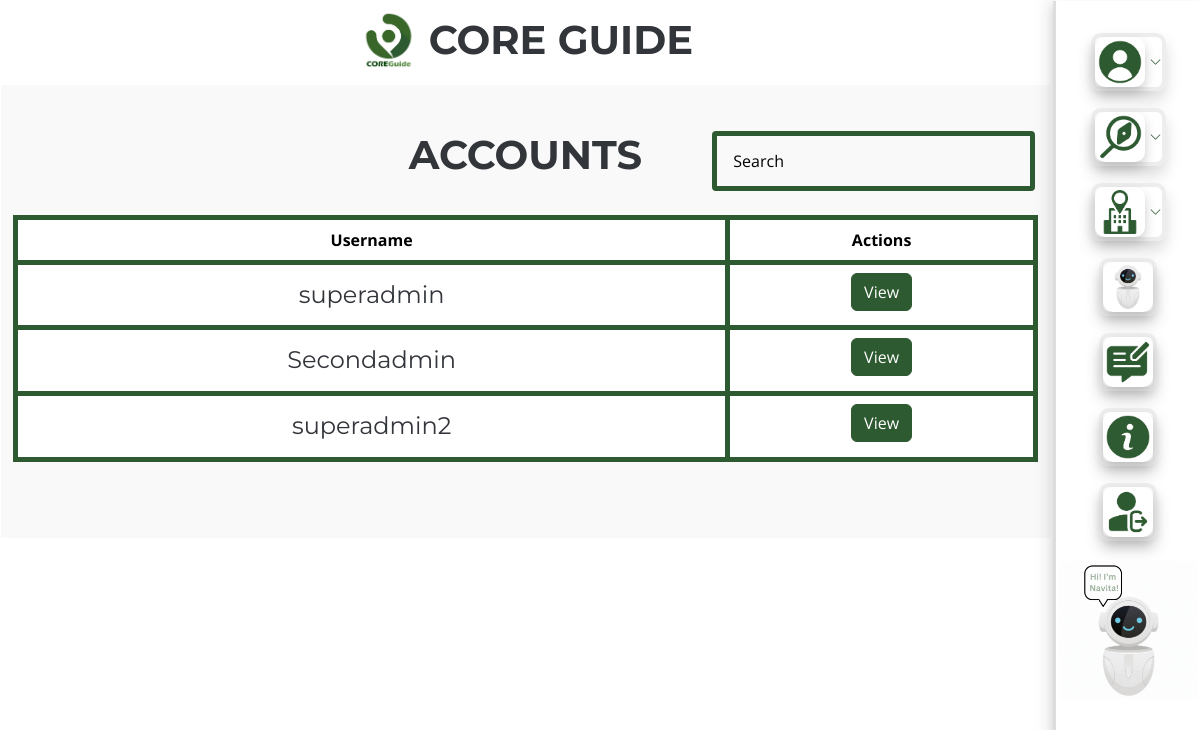
Screenshot of /superadmin/accounts.php (signed in) with the database file from the repository.
### tables this page shows
CREATE TABLE `users` (
  `user_id` int(11) NOT NULL,
  `name` varchar(100) NOT NULL,
  `username` varchar(50) NOT NULL,
  `password` varchar(255) NOT NULL,
  `type` enum('Superadmin','admin') NOT NULL,
  `isActive` tinyint(1) DEFAULT 1,
  `date_created` timestamp NOT NULL DEFAULT current_timestamp(),
  `date_modified` timestamp NOT NULL DEFAULT current_timestamp() ON UPDATE current_timestamp(),
  `profile_pic` varchar(255) DEFAULT NULL,
  `user_status` varchar(20) NOT NULL
);

### superadmin/accounts.php (the view, shortened to what this page needs)
<?php
require('../include/dbconnect.php');
$user_type = $_SESSION["type"];
    $user_id_checker = $_SESSION['user_id'];
    $sql = "SELECT user_id, name, username FROM users WHERE user_id != $user_id_checker";
    $result = $conn->query($sql);
?>
<!DOCTYPE html>
<html lang="en">
<head>
  <link href="../assets/vendor/bootstrap/css/bootstrap.min.css" rel="stylesheet">
  <link href="../assets/vendor/bootstrap-icons/bootstrap-icons.css" rel="stylesheet">
  <link href="../assets/vendor/aos/aos.css" rel="stylesheet">
  <link href="../assets/vendor/glightbox/css/glightbox.min.css" rel="stylesheet">
  <link href="../assets/vendor/swiper/swiper-bundle.min.css" rel="stylesheet">
  <link href="../assets/css/main.css" rel="stylesheet">
  <link href="../assets/css/custom.css" rel="stylesheet">
  <link href="../assets/css/lightgallery.css" rel="stylesheet" />
</head>
<body class="index-page">
  <?php
    include 'include/navbar.php';
  ?>
  <main class="main">
    <div class="mt-2">
      <h1 class="text-center">
      <img src="../assets/img/core/coreguide-logo.png" alt="Core Guide Logo" class="mb-2" width="60">
          <b>
            <span class="pt-3">
              CORE GUIDE
            </span>
          </b>
      </h1>
    </div>
    <section class="services section light-background">
      <div class="container" data-aos="fade-up">
        <div class="row pt-3">
            <div class="col-md-4">
            </div>
            <div class="col-md-4 text-center">
                <h1>
                  <b>
                  ACCOUNTS
                  </b>
                </h1>
            </div>
            <div class="col-md-4">
                <form method="GET" action="accounts.php">
                    <div class="search-input">
                        <input class="form-control" type="text" id="searchInput" placeholder="Search" aria-label="Search" onkeyup="filterTable()" style="width: 99%;">
                    </div>
                </form>
            </div>
          </div>
    <?php
if ($result->num_rows > 0) {
  echo '<table class="table table-bordered border-success mt-4 text-center" id="accountTable">
          <thead>
              <tr>
                  <th scope="col">Username</th>
                  <th scope="col">Actions</th>
              </tr>
          </thead>
          <tbody>';
  while($row = $result->fetch_assoc()) {
    echo '<tr>
            <th><h4 class="mt-2">' . $row["username"] . '</h4></th>
            <td class="pt-2">';
    echo '<button type="button" class="btn btn-success" data-bs-toggle="modal" data-bs-target="#editModal'. $row['user_id'] .'">';
    echo ($user_type == 'Superadmin') ? 'Edit' : 'View';
    echo '</button>';
    echo '</td></tr>';
          }
          echo '</tbody></table>';
      } else {
          echo "No users found.";
      }
      ?>
        </div>
    </section>
  </main>
</body>
</html>

### assets/css/main.css (style rules this page uses)
:root { --default-font: "Open Sans", system-ui, -apple-system, "Segoe UI", Roboto, "Helvetica Neue", Arial, "Noto Sans", "Liberation Sans", sans-serif, "Apple Color Emoji", "Segoe UI Emoji", "Segoe UI Symbol", "Noto Color Emoji"; --heading-font: "Montserrat", sans-serif; --nav-font: "Poppins", sans-serif; }
:root { --background-color: #ffffff; --default-color: #212529; --heading-color: #32353a; --accent-color: #2e5a31; --surface-color: #ffffff; --contrast-color: #ffffff; }
:root { --nav-color: #3a3939; --nav-hover-color: #2e5a31; --nav-mobile-background-color: #ffffff; --nav-dropdown-background-color: #ffffff; --nav-dropdown-color: #3a3939; --nav-dropdown-hover-color: #2e5a31; }
.light-background { --background-color: #f9f9f9; --surface-color: #ffffff; }
:root { scroll-behavior: smooth; }
body { color: var(--default-color); background-color: var(--background-color); font-family: var(--default-font); }
h1, h2, h3, h4, h5, h6 { color: var(--heading-color); font-family: var(--heading-font); }
section, .section { color: var(--default-color); background-color: var(--background-color); padding: 30px 0 60px; scroll-margin-top: 90px; overflow: clip; }
.btn-success { color: #fff; background-color: #2e5a31; border-color: #2e5a31; }

### assets/css/custom.css (style rules this page uses)
.main { margin-right: 130px; padding: 1px 20px 10px 1px; box-sizing: border-box; }
tbody th,h5,h4,h6 { font-weight: 400; }
.search-input { position: relative; }
.search-input input { padding: 0.8rem 1rem 0.8rem 1rem; background-color: transparent; border: 2px solid #2e5a31; width: 600px; }
input::placeholder { color: black !important; opacity: 1; }

### superadmin/accounts.php (style rules this page uses)
.search-input { position: relative; }
.form-control { border: 5px solid #2e5a31 !important; border-radius: 0.25rem; }
.search-input input { padding: 0.8rem 1rem 0.8rem 1rem; }
input::placeholder { color: black !important; opacity: 1; }
th,td { border: 5px solid #2e5a31 !important; }

### rows the page displays
users: username "superadmin"
users: username "Secondadmin"
users: username "superadmin2"
